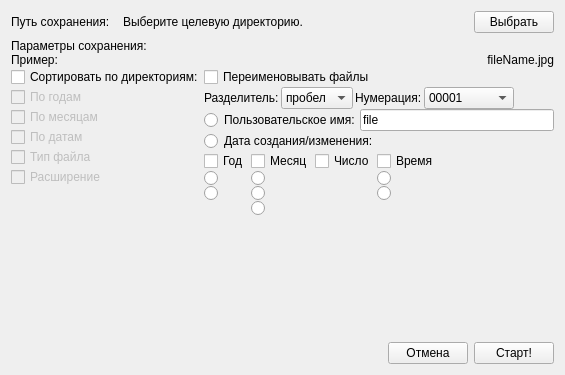
      <widget class="QWidget" name="tabSave">
       <attribute name="title">
        <string>Tab Save</string>
       </attribute>
       <layout class="QVBoxLayout" name="verticalLayout_9">
        <item>
         <layout class="QHBoxLayout" name="horizontalLayout_3">
          <property name="spacing">
           <number>0</number>
          </property>
          <item>
           <widget class="QLabel" name="label_16">
            <property name="enabled">
             <bool>true</bool>
            </property>
            <property name="text">
             <string>Путь сохранения:    </string>
            </property>
           </widget>
          </item>
          <item>
           <widget class="QLabel" name="labelSavePath">
            <property name="enabled">
             <bool>true</bool>
            </property>
            <property name="sizePolicy">
             <sizepolicy hsizetype="Expanding" vsizetype="Preferred">
              <horstretch>0</horstretch>
              <verstretch>0</verstretch>
             </sizepolicy>
            </property>
            <property name="text">
             <string>Выберите целевую директорию.</string>
            </property>
           </widget>
          </item>
          <item>
           <widget class="QPushButton" name="pushButtonSaveFolder">
            <property name="enabled">
             <bool>true</bool>
            </property>
            <property name="sizePolicy">
             <sizepolicy hsizetype="Preferred" vsizetype="Fixed">
              <horstretch>0</horstretch>
              <verstretch>0</verstretch>
             </sizepolicy>
            </property>
            <property name="text">
             <string>Выбрать</string>
            </property>
           </widget>
          </item>
         </layout>
        </item>
        <item>
         <widget class="QWidget" name="widgetSaveSettings" native="true">
          <property name="enabled">
           <bool>true</bool>
          </property>
          <layout class="QVBoxLayout" name="verticalLayout_10">
           <property name="spacing">
            <number>0</number>
           </property>
           <property name="leftMargin">
            <number>0</number>
           </property>
           <property name="topMargin">
            <number>0</number>
           </property>
           <property name="rightMargin">
            <number>0</number>
           </property>
           <property name="bottomMargin">
            <number>0</number>
           </property>
           <item>
            <widget class="QLabel" name="label_24">
             <property name="enabled">
              <bool>true</bool>
             </property>
             <property name="text">
              <string>Параметры сохранения:</string>
             </property>
            </widget>
           </item>
           <item>
            <layout class="QHBoxLayout" name="horizontalLayout_16">
             <item>
              <widget class="QLabel" name="label_20">
               <property name="enabled">
                <bool>true</bool>
               </property>
               <property name="sizePolicy">
                <sizepolicy hsizetype="Preferred" vsizetype="Preferred">
                 <horstretch>0</horstretch>
                 <verstretch>0</verstretch>
                </sizepolicy>
               </property>
               <property name="maximumSize">
                <size>
                 <width>55</width>
                 <height>16777215</height>
                </size>
               </property>
               <property name="text">
                <string>Пример: </string>
               </property>
              </widget>
             </item>
             <item>
              <widget class="QLabel" name="labelExample">
               <property name="enabled">
                <bool>true</bool>
               </property>
               <property name="sizePolicy">
                <sizepolicy hsizetype="Ignored" vsizetype="Preferred">
                 <horstretch>0</horstretch>
                 <verstretch>0</verstretch>
                </sizepolicy>
               </property>
               <property name="text">
                <string>fileName.jpg</string>
               </property>
               <property name="alignment">
                <set>Qt::AlignRight|Qt::AlignTrailing|Qt::AlignVCenter</set>
               </property>
              </widget>
             </item>
            </layout>
           </item>
           <item>
            <layout class="QHBoxLayout" name="horizontalLayout_17">
             <item>
              <layout class="QVBoxLayout" name="verticalLayout_11">
               <property name="spacing">
                <number>0</number>
               </property>
               <item>
                <widget class="QCheckBox" name="checkBoxSortDirs">
                 <property name="enabled">
                  <bool>true</bool>
                 </property>
                 <property name="text">
                  <string>Сортировать по директориям:</string>
                 </property>
                </widget>
               </item>
               <item>
                <widget class="QCheckBox" name="checkBoxSortYears">
                 <property name="enabled">
                  <bool>false</bool>
                 </property>
                 <property name="text">
                  <string>По годам</string>
                 </property>
                </widget>
               </item>
               <item>
                <widget class="QCheckBox" name="checkBoxSortMonths">
                 <property name="enabled">
                  <bool>false</bool>
                 </property>
                 <property name="text">
                  <string>По месяцам</string>
                 </property>
                </widget>
               </item>
               <item>
                <widget class="QCheckBox" name="checkBoxSortDates">
                 <property name="enabled">
                  <bool>false</bool>
                 </property>
                 <property name="text">
                  <string>По датам</string>
                 </property>
                </widget>
               </item>
               <item>
                <widget class="QCheckBox" name="checkBoxSortFileType">
                 <property name="enabled">
                  <bool>false</bool>
                 </property>
                 <property name="text">
                  <string>Тип файла</string>
                 </property>
                </widget>
               </item>
               <item>
                <widget class="QCheckBox" name="checkBoxSortExtension">
                 <property name="enabled">
                  <bool>false</bool>
                 </property>
                 <property name="text">
                  <string>Расширение</string>
                 </property>
                </widget>
               </item>
               <item>
                <spacer name="verticalSpacer_2">
                 <property name="enabled">
                  <bool>true</bool>
                 </property>
                 <property name="orientation">
                  <enum>Qt::Vertical</enum>
                 </property>
                 <property name="sizeHint" stdset="0">
                  <size>
                   <width>20</width>
                   <height>40</height>
                  </size>
                 </property>
                </spacer>
               </item>
              </layout>
             </item>
             <item>
              <layout class="QVBoxLayout" name="verticalLayout_12">
               <property name="spacing">
                <number>0</number>
               </property>
               <item>
                <widget class="QCheckBox" name="checkBoxRename">
                 <property name="enabled">
                  <bool>true</bool>
                 </property>
                 <property name="text">
                  <string>Переименовывать файлы</string>
                 </property>
                </widget>
               </item>
               <item>
                <widget class="QWidget" name="widgetRanameOther" native="true">
                 <layout class="QHBoxLayout" name="horizontalLayout_19">
                  <property name="spacing">
                   <number>2</number>
                  </property>
                  <property name="leftMargin">
                   <number>0</number>
                  </property>
                  <property name="topMargin">
                   <number>0</number>
                  </property>
                  <property name="rightMargin">
                   <number>0</number>
                  </property>
                  <property name="bottomMargin">
                   <number>0</number>
                  </property>
                  <item>
                   <widget class="QLabel" name="labelSplitter">
                    <property name="enabled">
                     <bool>true</bool>
                    </property>
                    <property name="text">
                     <string>Разделитель:</string>
                    </property>
                   </widget>
                  </item>
                  <item>
                   <widget class="QComboBox" name="comboBoxSplitter">
                    <property name="enabled">
                     <bool>true</bool>
                    </property>
                    <property name="sizePolicy">
                     <sizepolicy hsizetype="Preferred" vsizetype="Fixed">
                      <horstretch>0</horstretch>
                      <verstretch>0</verstretch>
                     </sizepolicy>
                    </property>
                    <item>
                     <property name="text">
                      <string>пробел</string>
                     </property>
                    </item>
                    <item>
                     <property name="text">
                      <string>нет</string>
                     </property>
                    </item>
                    <item>
                     <property name="text">
                      <string>_</string>
                     </property>
                    </item>
                    <item>
                     <property name="text">
                      <string>-</string>
                     </property>
                    </item>
                    <item>
                     <property name="text">
                      <string>~</string>
                     </property>
                    </item>
                    <item>
                     <property name="text">
                      <string>@</string>
                     </property>
                    </item>
                    <item>
                     <property name="text">
                      <string>#</string>
                     </property>
                    </item>
                    <item>
                     <property name="text">
                      <string>$</string>
                     </property>
                    </item>
                    <item>
                     <property name="text">
                      <string>%</string>
                     </property>
                    </item>
                    <item>
                     <property name="text">
                      <string>^</string>
                     </property>
                    </item>
                    <item>
                     <property name="text">
                      <string>`</string>
                     </property>
                    </item>
                    <item>
                     <property name="text">
                      <string>'</string>
                     </property>
                    </item>
                   </widget>
                  </item>
                  <item>
                   <widget class="QLabel" name="label_14">
                    <property name="text">
                     <string>Нумерация:</string>
                    </property>
                   </widget>
                  </item>
                  <item>
                   <widget class="QComboBox" name="comboBoxNumeric">
                    <property name="enabled">
                     <bool>true</bool>
                    </property>
                    <property name="sizePolicy">
                     <sizepolicy hsizetype="Preferred" vsizetype="Fixed">
                      <horstretch>0</horstretch>
                      <verstretch>0</verstretch>
                     </sizepolicy>
                    </property>
                    <property name="minimumSize">
                     <size>
                      <width>90</width>
                      <height>0</height>
                     </size>
                    </property>
                    <item>
                     <property name="text">
                      <string>00001</string>
                     </property>
                    </item>
                    <item>
                     <property name="text">
                      <string>0001</string>
                     </property>
                    </item>
                    <item>
                     <property name="text">
                      <string>001</string>
                     </property>
                    </item>
                    <item>
                     <property name="text">
                      <string>01</string>
                     </property>
                    </item>
                    <item>
                     <property name="text">
                      <string>1</string>
                     </property>
                    </item>
                   </widget>
                  </item>
                  <item>
                   <spacer name="horizontalSpacer_3">
                    <property name="orientation">
                     <enum>Qt::Horizontal</enum>
                    </property>
                    <property name="sizeHint" stdset="0">
                     <size>
                      <width>40</width>
                      <height>20</height>
                     </size>
                    </property>
                   </spacer>
                  </item>
                 </layout>
                </widget>
               </item>
               <item>
                <layout class="QHBoxLayout" name="horizontalLayout_20">
                 <item>
                  <widget class="QRadioButton" name="radioButtonCustomName">
                   <property name="enabled">
                    <bool>true</bool>
                   </property>
                   <property name="text">
                    <string>Пользовательское имя:</string>
                   </property>
                  </widget>
                 </item>
                 <item>
                  <widget class="QLineEdit" name="lineEditCustomName">
                   <property name="enabled">
                    <bool>true</bool>
                   </property>
                   <property name="text">
                    <string>file</string>
                   </property>
                  </widget>
                 </item>
                </layout>
               </item>
               <item>
                <widget class="QRadioButton" name="radioButtonDateName">
                 <property name="enabled">
                  <bool>true</bool>
                 </property>
                 <property name="text">
                  <string>Дата создания/изменения:</string>
                 </property>
                </widget>
               </item>
               <item>
                <widget class="QWidget" name="widgetRenameFormat" native="true">
                 <property name="enabled">
                  <bool>true</bool>
                 </property>
                 <layout class="QVBoxLayout" name="verticalLayout_13">
                  <property name="spacing">
                   <number>0</number>
                  </property>
                  <property name="leftMargin">
                   <number>0</number>
                  </property>
                  <property name="topMargin">
                   <number>0</number>
                  </property>
                  <property name="rightMargin">
                   <number>0</number>
                  </property>
                  <property name="bottomMargin">
                   <number>0</number>
                  </property>
                  <item>
                   <layout class="QHBoxLayout" name="horizontalLayout_18">
                    <property name="spacing">
                     <number>2</number>
                    </property>
                    <item>
                     <layout class="QVBoxLayout" name="verticalLayout_14">
                      <property name="spacing">
                       <number>0</number>
                      </property>
                      <item>
                       <widget class="QCheckBox" name="checkBoxYear">
                        <property name="text">
                         <string>Год</string>
                        </property>
                       </widget>
                      </item>
                      <item>
                       <widget class="QWidget" name="widgetYearFormat" native="true">
                        <property name="enabled">
                         <bool>true</bool>
                        </property>
                        <layout class="QVBoxLayout" name="verticalLayout_15">
                         <property name="spacing">
                          <number>0</number>
                         </property>
                         <property name="leftMargin">
                          <number>0</number>
                         </property>
                         <property name="topMargin">
                          <number>0</number>
                         </property>
                         <property name="rightMargin">
                          <number>0</number>
                         </property>
                         <property name="bottomMargin">
                          <number>0</number>
                         </property>
                         <item>
                          <widget class="QRadioButton" name="radioButtonYYYY">
                           <property name="text">
                            <string/>
                           </property>
                          </widget>
                         </item>
                         <item>
                          <widget class="QRadioButton" name="radioButtonYY">
                           <property name="text">
                            <string/>
                           </property>
                          </widget>
                         </item>
                        </layout>
                       </widget>
                      </item>
                      <item>
                       <spacer name="verticalSpacer_5">
                        <property name="orientation">
                         <enum>Qt::Vertical</enum>
                        </property>
                        <property name="sizeHint" stdset="0">
                         <size>
                          <width>20</width>
                          <height>40</height>
                         </size>
                        </property>
                       </spacer>
                      </item>
                     </layout>
                    </item>
                    <item>
                     <layout class="QVBoxLayout" name="verticalLayout_16">
                      <property name="spacing">
                       <number>0</number>
                      </property>
                      <item>
                       <widget class="QCheckBox" name="checkBoxMonth">
                        <property name="text">
                         <string>Месяц</string>
                        </property>
                       </widget>
                      </item>
                      <item>
                       <widget class="QWidget" name="widgetMonthFormat" native="true">
                        <property name="enabled">
                         <bool>true</bool>
                        </property>
                        <layout class="QVBoxLayout" name="verticalLayout_17">
                         <property name="spacing">
                          <number>0</number>
                         </property>
                         <property name="leftMargin">
                          <number>0</number>
                         </property>
                         <property name="topMargin">
                          <number>0</number>
                         </property>
                         <property name="rightMargin">
                          <number>0</number>
                         </property>
                         <property name="bottomMargin">
                          <number>0</number>
                         </property>
                         <item>
                          <widget class="QRadioButton" name="radioButtonMM">
                           <property name="text">
                            <string/>
                           </property>
                          </widget>
                         </item>
                         <item>
                          <widget class="QRadioButton" name="radioButtonMMM">
                           <property name="text">
                            <string/>
                           </property>
                          </widget>
                         </item>
                         <item>
                          <widget class="QRadioButton" name="radioButtonMMMM">
                           <property name="text">
                            <string/>
                           </property>
                          </widget>
                         </item>
                        </layout>
                       </widget>
                      </item>
                      <item>
                       <spacer name="verticalSpacer_6">
                        <property name="orientation">
                         <enum>Qt::Vertical</enum>
                        </property>
                        <property name="sizeHint" stdset="0">
                         <size>
                          <width>20</width>
                          <height>40</height>
                         </size>
                        </property>
                       </spacer>
                      </item>
                     </layout>
                    </item>
                    <item>
                     <layout class="QVBoxLayout" name="verticalLayout_18">
                      <item>
                       <widget class="QCheckBox" name="checkBoxDate">
                        <property name="text">
                         <string>Число</string>
                        </property>
                       </widget>
                      </item>
                      <item>
                       <spacer name="verticalSpacer_4">
                        <property name="orientation">
                         <enum>Qt::Vertical</enum>
                        </property>
                        <property name="sizeHint" stdset="0">
                         <size>
                          <width>20</width>
                          <height>40</height>
                         </size>
                        </property>
                       </spacer>
                      </item>
                     </layout>
                    </item>
                    <item>
                     <layout class="QVBoxLayout" name="verticalLayout_19">
                      <property name="spacing">
                       <number>0</number>
                      </property>
                      <item>
                       <widget class="QCheckBox" name="checkBoxTime">
                        <property name="text">
                         <string>Время</string>
                        </property>
                       </widget>
                      </item>
                      <item>
                       <widget class="QWidget" name="widgetTimeFormat" native="true">
                        <layout class="QVBoxLayout" name="verticalLayout_20">
                         <property name="spacing">
                          <number>0</number>
                         </property>
                         <property name="leftMargin">
                          <number>0</number>
                         </property>
                         <property name="topMargin">
                          <number>0</number>
                         </property>
                         <property name="rightMargin">
                          <number>0</number>
                         </property>
                         <property name="bottomMargin">
                          <number>0</number>
                         </property>
                         <item>
                          <widget class="QRadioButton" name="radioButtonHHMM">
                           <property name="text">
                            <string/>
                           </property>
                          </widget>
                         </item>
                         <item>
                          <widget class="QRadioButton" name="radioButtonHHMMSS">
                           <property name="text">
                            <string/>
                           </property>
                          </widget>
                         </item>
                        </layout>
                       </widget>
                      </item>
                      <item>
                       <spacer name="verticalSpacer_7">
                        <property name="orientation">
                         <enum>Qt::Vertical</enum>
                        </property>
                        <property name="sizeHint" stdset="0">
                         <size>
                          <width>20</width>
                          <height>40</height>
                         </size>
                        </property>
                       </spacer>
                      </item>
                     </layout>
                    </item>
                    <item>
                     <spacer name="horizontalSpacer_4">
                      <property name="orientation">
                       <enum>Qt::Horizontal</enum>
                      </property>
                      <property name="sizeHint" stdset="0">
                       <size>
                        <width>40</width>
                        <height>20</height>
                       </size>
                      </property>
                     </spacer>
                    </item>
                   </layout>
                  </item>
                 </layout>
                </widget>
               </item>
               <item>
                <spacer name="verticalSpacer_3">
                 <property name="enabled">
                  <bool>true</bool>
                 </property>
                 <property name="orientation">
                  <enum>Qt::Vertical</enum>
                 </property>
                 <property name="sizeHint" stdset="0">
                  <size>
                   <width>20</width>
                   <height>40</height>
                  </size>
                 </property>
                </spacer>
               </item>
              </layout>
             </item>
            </layout>
           </item>
          </layout>
         </widget>
        </item>
        <item>
         <spacer name="verticalSpacer">
          <property name="enabled">
           <bool>true</bool>
          </property>
          <property name="orientation">
           <enum>Qt::Vertical</enum>
          </property>
          <property name="sizeHint" stdset="0">
           <size>
            <width>20</width>
            <height>40</height>
           </size>
          </property>
         </spacer>
        </item>
        <item>
         <layout class="QHBoxLayout" name="horizontalLayout_13">
          <item>
           <spacer name="horizontalSpacer_2">
            <property name="enabled">
             <bool>true</bool>
            </property>
            <property name="orientation">
             <enum>Qt::Horizontal</enum>
            </property>
            <property name="sizeHint" stdset="0">
             <size>
              <width>40</width>
              <height>20</height>
             </size>
            </property>
           </spacer>
          </item>
          <item>
           <widget class="QPushButton" name="pushButtonCancelSave">
            <property name="enabled">
             <bool>true</bool>
            </property>
            <property name="text">
             <string>Отмена</string>
            </property>
           </widget>
          </item>
          <item>
           <widget class="QPushButton" name="pushButtonStartSave">
            <property name="enabled">
             <bool>true</bool>
            </property>
            <property name="text">
             <string>Старт!</string>
            </property>
           </widget>
          </item>
         </layout>
        </item>
       </layout>
      </widget>
